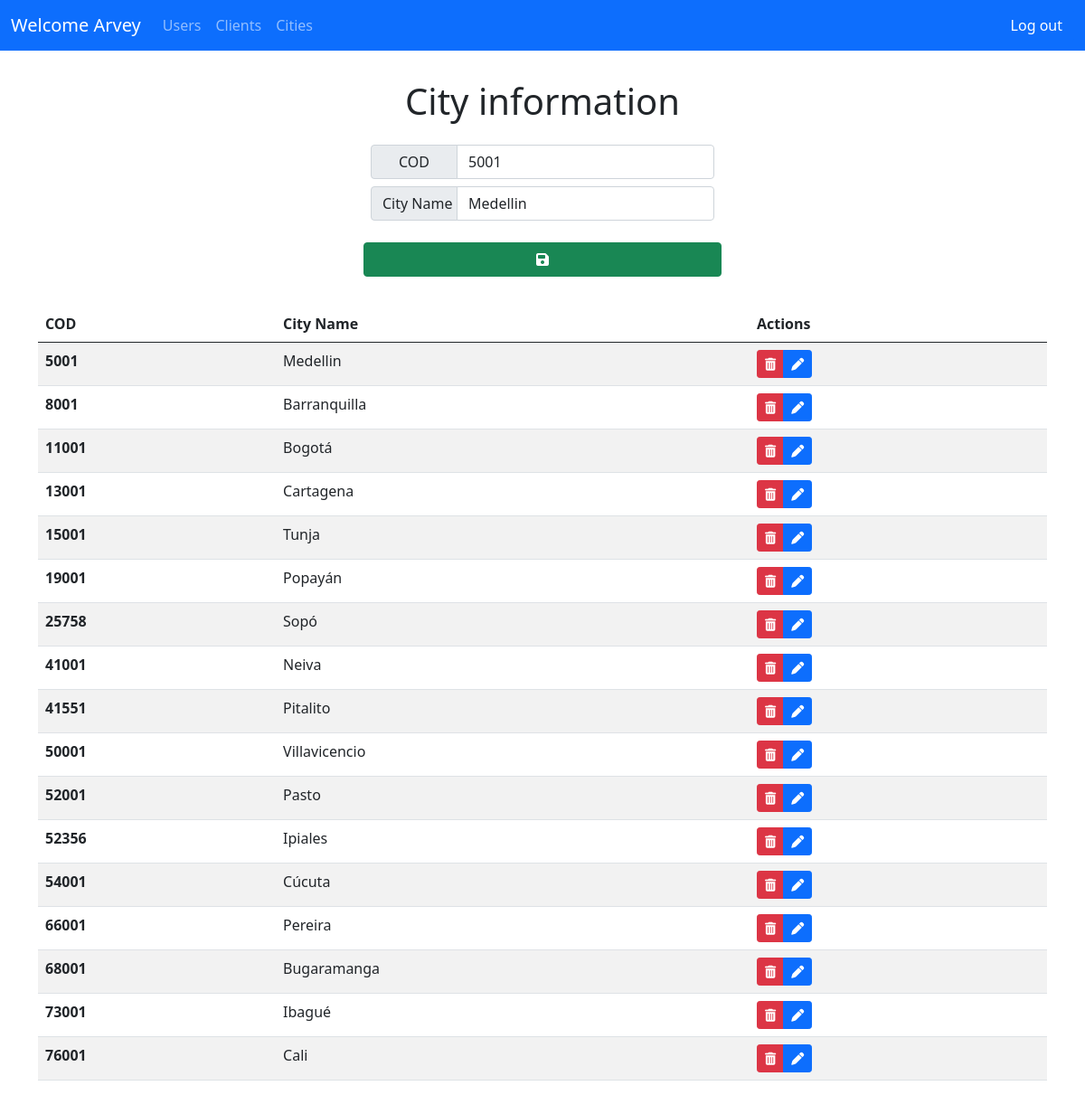
The app's page /cities.php?edit=5001 (signed in) with its own data.
### tables this page shows
CREATE TABLE `cities` (
  `cod` int(11) NOT NULL,
  `name` varchar(20) NOT NULL
);

### cities.php (the view, shortened to what this page needs)
<!DOCTYPE html>
<html lang="es">
  <head>
    <link rel="stylesheet" href="main.css" />
    <link href="https://cdn.jsdelivr.net/npm/bootstrap@5.0.2/dist/css/bootstrap.min.css" rel="stylesheet"/>
  </head>
  <body>
<?php
  include "includes/connection.php";
  include ("views/nav.php");
  if (isset($_GET['edit'])) {
    $Parameter = $_GET['edit'];
  }
    ?> <div class="alert alert-success text-center" role="alert">City deleted successfully</div><?php
  function Get_User($COD_City){
    $SELECT_City = "SELECT * FROM cities WHERE cod = '$COD_City'";
    $ExecSELECT_City = mysqli_query($GLOBALS['CON'],$SELECT_City);
    if($ExecSELECT_City){
      while($ROW = mysqli_fetch_assoc($ExecSELECT_City)){
        $ROW_ID = $ROW['cod'];
        $ROW_CN = $ROW['name'];
        return array($ROW_ID, $ROW_CN);
      }
    }
  }
  if(isset($Parameter)){
    list($ROW_ID, $ROW_CN) = Get_User($Parameter);
  }else{
    $ROW_ID = "";
    $ROW_CN = "";
  }?>
<div class="container">
    <div class="content">
<?php
if($SessionStarted){
  include("views/form_cities.php");
?>
<table class="table table-striped table-hover">
  <thead>
    <tr>
      <th scope="col">COD</th>
      <th scope="col">City Name</th>
      <th scope="col">Actions</th>
    </tr>
  </thead>
  <tbody>
    <?php
    $Query_cities_list = "select * from cities ORDER BY cod asc";
    $ExecQuery_cities_list = mysqli_query($CON,$Query_cities_list);
    while($cities_list  = mysqli_fetch_assoc($ExecQuery_cities_list)){
      $COD_City = $cities_list['cod'];
      $Name_City = $cities_list['name'];
      ?>
    <tr>
      <th scope="row" class=""><?php echo $COD_City; ?></th>
      <td class=""><?php echo $Name_City; ?></td>
      <td class="">
        <form class="actions" action="cities.php" method="GET">
          <div class="btn-group btn-group-sm" role="group">
            <button type="submit" name="delete" value="<?php echo $COD_City;?>" class="btn btn-danger action-delete-cities">
            <i class="fas fa-trash-alt"></i>
            <button type="submit" name="edit" value="<?php echo $COD_City;?>" class="btn btn-primary action-edit-cities">
              <i class="fas fa-pen"></i>
            </button>
          </div>
        </form>
      </td>
    </tr>
    <?php }?>
  </tbody>
</table>
<?php
}else{
  include ("views/form-login.php");
}
?>

### views/form_cities.php (shortened to what this page needs)
<div class="form-section d-flex flex-column">
  <p class="h1 text-center">City information</p>
  <div class="form-section-data">
    <form class="global-form form-City" action="cities.php" method="GET">
      <div class="form-group">
        <div class="row g-3 align-items-center">
          <div class="input-group info-box">
            <span for="COD_City" class="input-group-text">COD</span>
            <input type="text" id="COD_City" name="COD_City" value="<?php echo $ROW_ID;?>" class="form-control" required/>
          </div>
          <div class="input-group info-box">
            <span for="Name_City" class="input-group-text">City Name</span>
            <input
              type="text"
              id="Name_City"
              name="Name_City"
              class="form-control" value="<?php echo $ROW_CN;?>" required
            />
          </div>
          <button class="btn btn-success btn-form-city" type="submit" name="submit" value="click"><i class="fas fa-save"></i></button>
        </div>
      </div>
    </form>
  </div>
</div>

### main.css (style rules this page uses)
* { margin: 0; padding: 0; }
.content { width: 100%; background-color: #ffffff; }
.input-group-text { width: 6rem; justify-content: space-around; }
.input-group { margin: 0.5rem 0; }
.global-form { padding-top: 2rem; margin: 0 auto; max-width: 50%; justify-content: center; }
.info-box { margin-top: 0 !important; }
.form-section { display: flex; align-items: center; flex-wrap: wrap; justify-content: center; margin: 2rem 0; }

### records on screen
cities: COD_City "5001", Name_City "Medellin", cod "5001", name "Medellin"
cities: cod "8001", name "Barranquilla"
cities: cod "11001", name "Bogotá"
cities: cod "13001", name "Cartagena"
cities: cod "15001", name "Tunja"
cities: cod "19001", name "Popayán"
cities: cod "25758", name "Sopó"
cities: cod "41001", name "Neiva"
cities: cod "41551", name "Pitalito"
cities: cod "50001", name "Villavicencio"
cities: cod "52001", name "Pasto"
cities: cod "52356", name "Ipiales"
cities: cod "54001", name "Cúcuta"
cities: cod "66001", name "Pereira"
cities: cod "68001", name "Bugaramanga"
cities: cod "73001", name "Ibagué"
cities: cod "76001", name "Cali"

### other values on screen
$_SESSION['firstname'] "Arvey"
